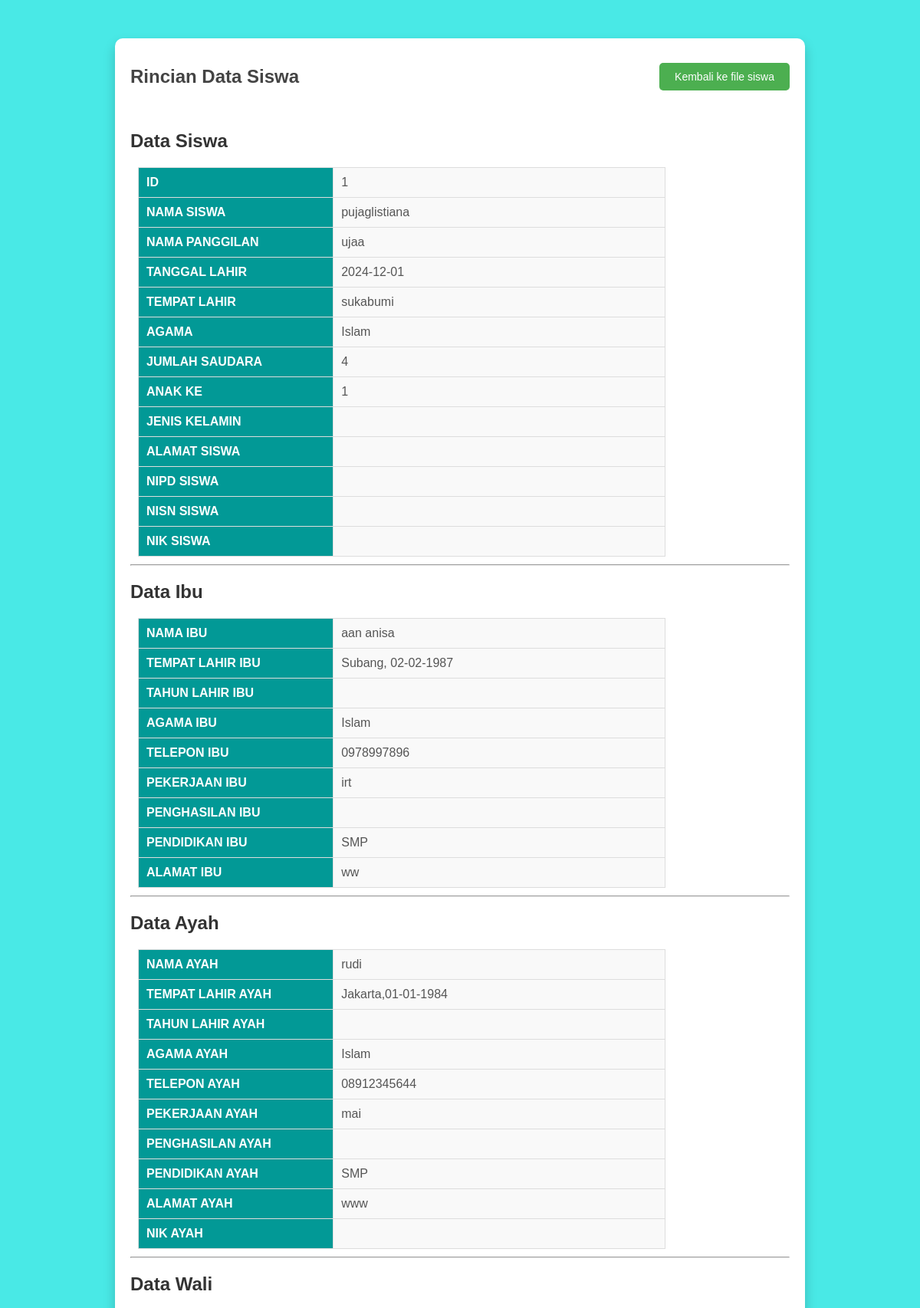
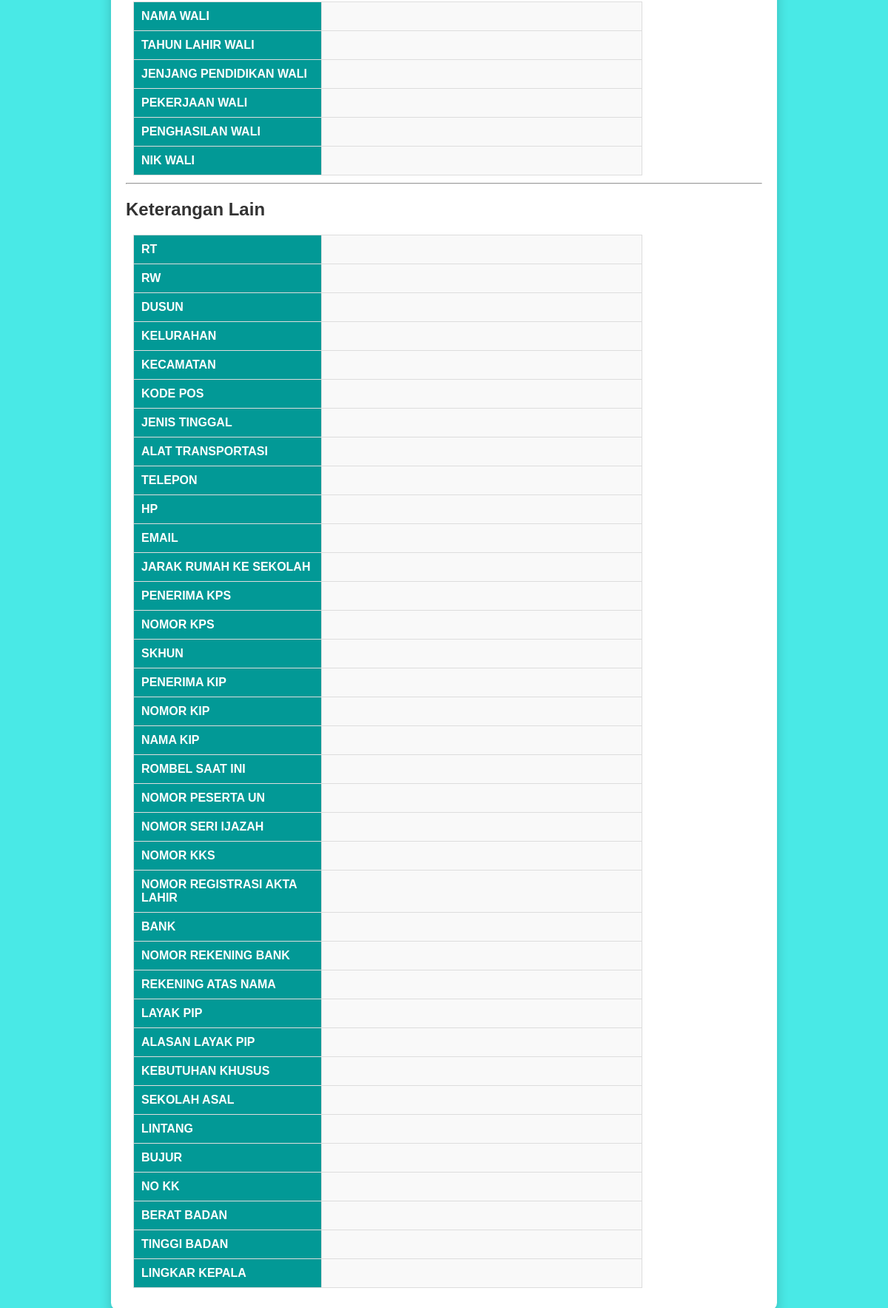
The page /detail_siswa.php?id=1 on the database its author committed (2 pictures, top to bottom).
### tables this page shows
CREATE TABLE `pendaftaran_siswa` (
  `id` int(11) NOT NULL,
  `nama_siswa` varchar(255) DEFAULT NULL,
  `nama_panggilan` varchar(255) DEFAULT NULL,
  `tanggal_lahir` date DEFAULT NULL,
  `tempat_lahir` varchar(255) DEFAULT NULL,
  `agama` varchar(50) DEFAULT NULL,
  `jumlah_saudara` int(11) DEFAULT NULL,
  `anak_ke` int(11) DEFAULT NULL,
  `jk_siswa` enum('laki-laki','perempuan') DEFAULT NULL,
  `nama_ibu` varchar(255) DEFAULT NULL,
  `tempat_lahir_ibu` varchar(255) DEFAULT NULL,
  `agama_ibu` varchar(50) DEFAULT NULL,
  `telepon_ibu` varchar(15) DEFAULT NULL,
  `pekerjaan_ibu` varchar(255) DEFAULT NULL,
  `pendidikan_ibu` varchar(50) DEFAULT NULL,
  `alamat_ibu` text DEFAULT NULL,
  `nama_ayah` varchar(255) DEFAULT NULL,
  `tempat_lahir_ayah` varchar(255) DEFAULT NULL,
  `agama_ayah` varchar(50) DEFAULT NULL,
  `telepon_ayah` varchar(15) DEFAULT NULL,
  `pekerjaan_ayah` varchar(255) DEFAULT NULL,
  `pendidikan_ayah` varchar(50) DEFAULT NULL,
  `alamat_ayah` text DEFAULT NULL,
  `status` varchar(20) DEFAULT 'belum_terkonfirmasi',
  `status_konfirmasi` enum('belum','sudah') NOT NULL DEFAULT 'belum',
  `nipd_siswa` varchar(50) DEFAULT NULL,
  `nisn_siswa` varchar(50) DEFAULT NULL,
  `nik_siswa` varchar(50) DEFAULT NULL,
  `alamat` text DEFAULT NULL,
  `rt` varchar(10) DEFAULT NULL,
  `rw` varchar(10) DEFAULT NULL,
  `dusun` varchar(100) DEFAULT NULL,
  `kelurahan` varchar(100) DEFAULT NULL,
  `kecamatan` varchar(100) DEFAULT NULL,
  `kode_pos` varchar(10) DEFAULT NULL,
  `jenis_tinggal` varchar(50) DEFAULT NULL,
  `alat_transportasi` varchar(50) DEFAULT NULL,
  `telepon` varchar(20) DEFAULT NULL,
  `hp` varchar(20) DEFAULT NULL,
  `e_mail` varchar(100) DEFAULT NULL,
  `skhun` varchar(50) DEFAULT NULL,
  `penerima_kps` enum('ya','tidak') DEFAULT NULL,
  `no_kps` varchar(50) DEFAULT NULL,
  `tahun_lahir_ayah` int(11) DEFAULT NULL,
  `penghasilan_ayah` decimal(15,2) DEFAULT NULL,
  `nik_ayah` varchar(50) DEFAULT NULL,
  `tahun_lahir_ibu` int(11) DEFAULT NULL,
  `penghasilan_ibu` decimal(15,2) DEFAULT NULL,
  `nik_ibu` varchar(50) DEFAULT NULL,
  `nama_wali` varchar(100) DEFAULT NULL,
  `tahun_lahir_wali` int(11) DEFAULT NULL,
  `jenjang_pendidikan_wali` varchar(50) DEFAULT NULL,
  `pekerjaan_wali` varchar(100) DEFAULT NULL,
  `penghasilan_wali` decimal(15,2) DEFAULT NULL,
  `nik_wali` varchar(50) DEFAULT NULL,
  `rombel_saat_ini` varchar(50) DEFAULT NULL,
  `no_peserta_ujian_nasional` varchar(50) DEFAULT NULL,
  `no_seri_ijazah` varchar(50) DEFAULT NULL,
  `penerima_kip` enum('ya','tidak') DEFAULT NULL,
  `nomor_kip` varchar(50) DEFAULT NULL,
  `nama_di_kip` varchar(100) DEFAULT NULL,
  `nomor_kks` varchar(50) DEFAULT NULL,
  `no_registrasi_akta_lahir` varchar(50) DEFAULT NULL,
  `bank` varchar(50) DEFAULT NULL,
  `nomor_rekening_bank` varchar(50) DEFAULT NULL,
  `rekening_atas_nama` varchar(100) DEFAULT NULL,
  `layak_pip` enum('ya','tidak') DEFAULT NULL,
  `alasan_layak_pip` text DEFAULT NULL,
  `kebutuhan_khusus` varchar(100) DEFAULT NULL,
  `sekolah_asal` varchar(100) DEFAULT NULL,
  `lintang` decimal(9,6) DEFAULT NULL,
  `bujur` decimal(9,6) DEFAULT NULL,
  `no_kk` varchar(50) DEFAULT NULL,
  `berat_badan` decimal(5,2) DEFAULT NULL,
  `tinggi_badan` decimal(5,2) DEFAULT NULL,
  `lingkar_kepala` decimal(5,2) DEFAULT NULL,
  `jml_saudara_kandung` int(11) DEFAULT NULL,
  `jarak_rumah_ke_sekolah` decimal(5,2) DEFAULT NULL,
  `sampah` enum('1','0') NOT NULL DEFAULT '0'
);

### detail_siswa.php (the view, shortened to what the rows shown need)
<?php
include 'koneksi.php';
if (isset($_GET['id'])) {
    $id = $_GET['id'];
    $sql = "SELECT * FROM pendaftaran_siswa WHERE id = ?";
    $stmt = $conn->prepare($sql);
    $stmt->bind_param("i", $id);
    $stmt->execute();
    $result = $stmt->get_result();
    if ($result->num_rows > 0) {
        $data = $result->fetch_assoc();
    } else {
        echo "Data tidak ditemukan.";
        exit;
    }
} else {
    echo "ID tidak ditemukan.";
    exit;
}
?>
<!DOCTYPE html>
<html lang="en">
<head>
    <link rel="stylesheet" href="detailsiswa.css">
</head>
<body>
    <div class="container">
        <div class="main">
            <div class="topbar">
                <h1>Rincian Data Siswa</h1>
            </div>
            <section class="detail-section">
                <h2>Data Siswa</h2>
                <table>
                    <tr>
                        <th>ID</th>
                        <td><?= htmlspecialchars($data['id']) ?></td>
                    </tr>
                    <tr>
                        <th>Nama Siswa</th>
                        <td><?= htmlspecialchars($data['nama_siswa']) ?></td>
                    </tr>
                    <tr>
                        <th>Nama Panggilan</th>
                        <td><?= htmlspecialchars($data['nama_panggilan']) ?></td>
                    </tr>
                    <tr>
                        <th>Tanggal Lahir</th>
                        <td><?= htmlspecialchars($data['tanggal_lahir']) ?></td>
                    </tr>
                    <tr>
                        <th>Tempat Lahir</th>
                        <td><?= htmlspecialchars($data['tempat_lahir']) ?></td>
                    </tr>
                    <tr>
                        <th>Agama</th>
                        <td><?= htmlspecialchars($data['agama']) ?></td>
                    </tr>
                    <tr>
                        <th>Jumlah Saudara</th>
                        <td><?= htmlspecialchars($data['jumlah_saudara']) ?></td>
                    </tr>
                    <tr>
                        <th>Anak Ke</th>
                        <td><?= htmlspecialchars($data['anak_ke']) ?></td>
                    </tr>
                    <tr>
                        <th>Jenis Kelamin</th>
                    </tr>
                    <tr>
                        <th>Alamat Siswa</th>
                    </tr>
                    <tr>
                        <th>NIPD Siswa</th>
                    </tr>
                    <tr>
                        <th>NISN Siswa</th>
                    </tr>
                    <tr>
                        <th>NIK Siswa</th>
                    </tr>
                </table>
                <h2>Data Ibu</h2>
                <table>
                    <tr>
                        <th>Nama Ibu</th>
                        <td><?= htmlspecialchars($data['nama_ibu']) ?></td>
                    </tr>
                    <tr>
                        <th>Tempat Lahir Ibu</th>
                        <td><?= htmlspecialchars($data['tempat_lahir_ibu']) ?></td>
                    </tr>
                    <tr>
                        <th>Tahun Lahir Ibu</th>
                    </tr>
                    <tr>
                        <th>Agama Ibu</th>
                        <td><?= htmlspecialchars($data['agama_ibu']) ?></td>
                    </tr>
                    <tr>
                        <th>Telepon Ibu</th>
                        <td><?= htmlspecialchars($data['telepon_ibu']) ?></td>
                    </tr>
                    <tr>
                        <th>Pekerjaan Ibu</th>
                        <td><?= htmlspecialchars($data['pekerjaan_ibu']) ?></td>
                    </tr>
                    <tr>
                        <th>Penghasilan Ibu</th>
                    </tr>
                    <tr>
                        <th>Pendidikan Ibu</th>
                        <td><?= htmlspecialchars($data['pendidikan_ibu']) ?></td>
                    </tr>
                    <tr>
                        <th>Alamat Ibu</th>
                        <td><?= htmlspecialchars($data['alamat_ibu']) ?></td>
                    </tr>
                </table>
                <h2>Data Ayah</h2>
                <table>
                    <tr>
                        <th>Nama Ayah</th>
                        <td><?= htmlspecialchars($data['nama_ayah']) ?></td>
                    </tr>
                    <tr>
                        <th>Tempat Lahir Ayah</th>
                        <td><?= htmlspecialchars($data['tempat_lahir_ayah']) ?></td>
                    </tr>
                    <tr>
                        <th>Tahun Lahir Ayah</th>
                    </tr>
                    <tr>
                        <th>Agama Ayah</th>
                        <td><?= htmlspecialchars($data['agama_ayah']) ?></td>
                    </tr>
                    <tr>
                        <th>Telepon Ayah</th>
                        <td><?= htmlspecialchars($data['telepon_ayah']) ?></td>
                    </tr>
                    <tr>
                        <th>Pekerjaan Ayah</th>
                        <td><?= htmlspecialchars($data['pekerjaan_ayah']) ?></td>
                    </tr>
                    <tr>
                        <th>Penghasilan Ayah</th>
                    </tr>
                    <tr>
                        <th>Pendidikan Ayah</th>
                        <td><?= htmlspecialchars($data['pendidikan_ayah']) ?></td>
                    </tr>
                    <tr>
                        <th>Alamat Ayah</th>
                        <td><?= htmlspecialchars($data['alamat_ayah']) ?></td>
                    </tr>
                    <tr>
                        <th>NIK Ayah</th>
                    </tr>
                </table>
                <h2>Data Wali</h2>
                <table>
                    <tr>
                        <th>Nama Wali</th>
                    </tr>
                    <tr>
                        <th>Tahun Lahir Wali</th>
                    </tr>
                    <tr>
                        <th>Jenjang Pendidikan Wali</th>
                    </tr>
                    <tr>
                        <th>Pekerjaan Wali</th>
                    </tr>
                    <tr>
                        <th>Penghasilan Wali</th>
                    </tr>
                    <tr>
                        <th>NIK Wali</th>
                    </tr>
                </table>
                <h2>Keterangan Lain</h2>
                <table>
                <tr>
                        <th>RT</th>
                    </tr>
                    <tr>
                        <th>RW</th>
                    </tr>
                    <tr>
                        <th>Dusun</th>
                    </tr>
                    <tr>
                        <th>Kelurahan</th>
                    </tr>
                    <tr>
                        <th>Kecamatan</th>
                    </tr>
                    <tr>
                        <th>Kode Pos</th>
                    </tr>
                    <tr>
                        <th>Jenis Tinggal</th>
                    </tr>
                    <tr>
                        <th>Alat Transportasi</th>
                    </tr>
                    <tr>
                        <th>Telepon</th>
                    </tr>
                    <tr>
                        <th>Hp</th>
                    </tr>
                    <tr>
                        <th>Email</th>
                    </tr>
                    <tr>
                        <th>Jarak Rumah ke Sekolah</th>
                    </tr>
                    <tr>
                        <th>Penerima KPS</th>
                    </tr>
                    <tr>
                        <th>Nomor KPS</th>
                    </tr>
                    <tr>
                        <th>SKHUN</th>
                    </tr>
                    <tr>
                    <tr>
                        <th>Penerima KIP</th>
                    </tr>
                        <th>Nomor KIP</th>
                    </tr>
                    <tr>
                        <th>Nama KIP</th>
                    </tr>
                    <tr>
                        <th>Rombel Saat ini</th>
                    </tr>
                    <tr>
                        <th>Nomor Peserta UN</th>
                    </tr>
                    <tr>
                        <th>Nomor Seri Ijazah</th>
                    </tr>
                    <tr>
                        <th>Nomor KKS</th>
                    </tr>
                    <tr>
                        <th>Nomor Registrasi Akta Lahir</th>
                    </tr>
                    <tr>
                        <th>BANK</th>
                    </tr>
                    <tr>
                        <th>Nomor Rekening BANK</th>
                    </tr>
                    <tr>
                        <th>Rekening atas nama</th>
                    </tr>
                    <tr>
                        <th>Layak PIP</th>
                    </tr>
                    <tr>
                        <th>Alasan Layak PIP</th>
                    </tr>
                    <tr>
                        <th>Kebutuhan Khusus</th>
                    </tr>
                    <tr>
                        <th>Sekolah Asal</th>
                    </tr>
                    <tr>
                        <th>Lintang</th>
                    </tr>
                    <tr>
                        <th>Bujur</th>
                    </tr>
                    <tr>
                        <th>No KK</th>
                    </tr>
                    <tr>
                        <th>Berat Badan</th>
                    </tr>
                    <tr>
                        <th>Tinggi Badan</th>
                    </tr>
                    <tr>
                        <th>Lingkar Kepala</th>
                    </tr>
                </table>
            </section>
        </div>
    </div>
</body>
</html>

### rows shown on the page
pendaftaran_siswa: id "1", nama_siswa "pujaglistiana", nama_panggilan "ujaa", tanggal_lahir "2024-12-01", tempat_lahir "sukabumi", agama "Islam", jumlah_saudara "4", anak_ke "1", nama_ibu "aan anisa", tempat_lahir_ibu "Subang, 02-02-1987", agama_ibu "Islam", telepon_ibu "0978997896", pekerjaan_ibu "irt", pendidikan_ibu "SMP", alamat_ibu "ww", nama_ayah "rudi", tempat_lahir_ayah "Jakarta,01-01-1984", agama_ayah "Islam", telepon_ayah "08912345644", pekerjaan_ayah "mai", pendidikan_ayah "SMP", alamat_ayah "www"
